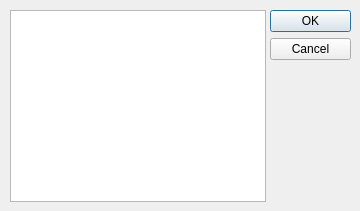
<?xml version="1.0" encoding="UTF-8"?>
<ui version="4.0">
 <class>dlgPlugins</class>
 <widget class="QDialog" name="dlgPlugins">
  <property name="geometry">
   <rect>
    <x>0</x>
    <y>0</y>
    <width>360</width>
    <height>211</height>
   </rect>
  </property>
  <property name="windowTitle">
   <string>Dialog</string>
  </property>
  <widget class="QDialogButtonBox" name="btnPlugins">
   <property name="geometry">
    <rect>
     <x>270</x>
     <y>10</y>
     <width>81</width>
     <height>191</height>
    </rect>
   </property>
   <property name="orientation">
    <enum>Qt::Vertical</enum>
   </property>
   <property name="standardButtons">
    <set>QDialogButtonBox::Cancel|QDialogButtonBox::Ok</set>
   </property>
  </widget>
  <widget class="QListView" name="lvPlugins">
   <property name="geometry">
    <rect>
     <x>10</x>
     <y>10</y>
     <width>256</width>
     <height>192</height>
    </rect>
   </property>
   <property name="selectionMode">
    <enum>QAbstractItemView::NoSelection</enum>
   </property>
  </widget>
 </widget>
 <resources/>
 <connections>
  <connection>
   <sender>btnPlugins</sender>
   <signal>accepted()</signal>
   <receiver>dlgPlugins</receiver>
   <slot>accept()</slot>
   <hints>
    <hint type="sourcelabel">
     <x>248</x>
     <y>254</y>
    </hint>
    <hint type="destinationlabel">
     <x>157</x>
     <y>274</y>
    </hint>
   </hints>
  </connection>
  <connection>
   <sender>btnPlugins</sender>
   <signal>rejected()</signal>
   <receiver>dlgPlugins</receiver>
   <slot>reject()</slot>
   <hints>
    <hint type="sourcelabel">
     <x>316</x>
     <y>260</y>
    </hint>
    <hint type="destinationlabel">
     <x>286</x>
     <y>274</y>
    </hint>
   </hints>
  </connection>
 </connections>
</ui>
